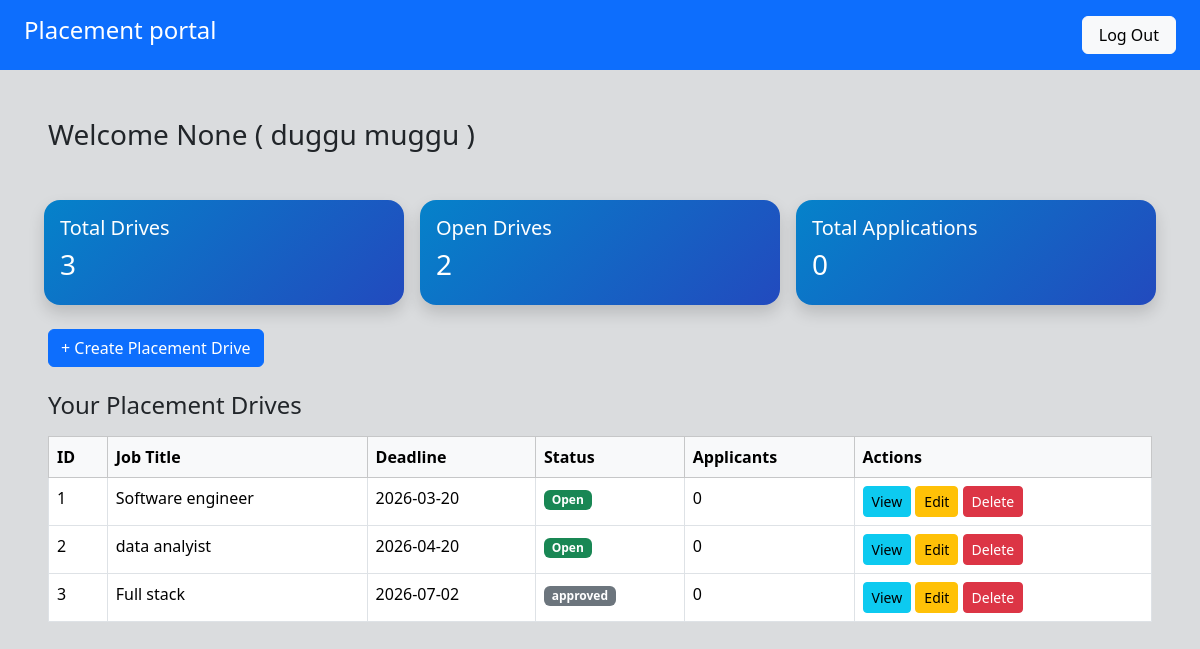
The page /company/dashboard (signed in) on the database as committed earlier.
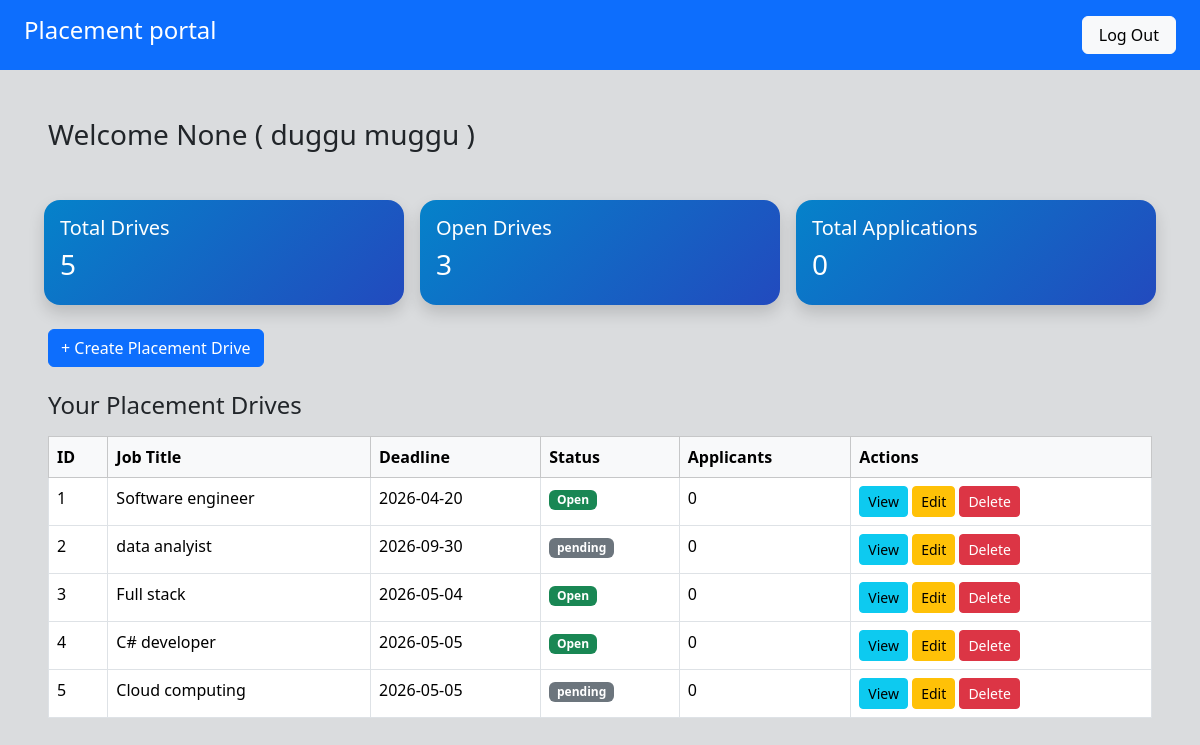
The same page on the database as committed later.
### app/models.py (models this page shows, shortened)
class Company(db.Model):
     __tablename__ = "companies"
     id = db.Column(db.Integer, primary_key=True)
     user_id = db.Column(db.Integer, db.ForeignKey("users.id"), nullable=False)
     company_name = db.Column(db.String(150), nullable=False)
     hr_name = db.Column(db.String(100))
     website = db.Column(db.String(150))
     approval_status = db.Column(db.String(20), default="pending")
     is_blacklisted = db.Column(db.Boolean, default=False)
     user = db.relationship("User", backref=db.backref("company", uselist=False),uselist=False)

class PlacementDrive(db.Model):
     __tablename__ = "placement_drives"
     id = db.Column(db.Integer, primary_key=True)
     company_id = db.Column(db.Integer, db.ForeignKey("companies.id"), nullable=False)
     job_title = db.Column(db.String(150), nullable=False )
     description = db.Column(db.Text)
     eligibility= db.Column(db.String(200))
     deadline = db.Column(db.Date)
     status = db.Column(db.String(20) , default = 'pending')
     created_at  = db.Column(db.DateTime, default=datetime.utcnow)
     company= db.relationship('Company', backref='drives')

### app/company/routes.py (the view)
@company.route('/company/dashboard')
@login_required
def c_company():
    if current_user.role != "company":
        return "Unauthorized", 403
    if not current_user.company:
        return "Company profile not found", 404
    comp = current_user.company
    drives = comp.drives
    total_drives = len(drives)
    open_drives = len([d for d in drives if d.status == 'open'])
    total_applications = sum(len(d.applications) for d in drives)
    return render_template(
        'company/c_dashboard.html',
        comp=comp,
        drives=drives,
        total_drives=total_drives,
        open_drives=open_drives,
        total_applications=total_applications
    )

### app/__init__.py (called while the page is built)
@login_manager.user_loader
def load_user(user_id):
    from app.models import User
    return User.query.get(int(user_id))

### app/templates/company/c_dashboard.html
{% extends 'base.html' %}
{% block content %}
<div class="p-5 bg-secondary bg-opacity-25 vh-100">
          {% if comp %}
               <h3 class="fs-3">Welcome {{comp.hr_name}} ( {{ comp.company_name }} )  </h3>
          {% else %}
               <h3>No Company Found</h3>
          {% endif %}
          <div class="row mt-4">
          <div class="col g-3 pt-2">
               <div class="card text-white shadow rounded-4 border-0 card-body" style="background: linear-gradient(135deg,#0582ca,#224abe);" >
                    <h5>Total Drives</h5>
                    <h3>{{ total_drives }}</h3>
               </div>
          </div>
          <div class="col g-3 pt-2">
               <div class="card text-white shadow rounded-4 border-0 card-body" style="background: linear-gradient(135deg,#0582ca,#224abe);">
                    <h5>Open Drives</h5>
                    <h3>{{ open_drives }}</h3>
               </div>
          </div>
          <div class="col g-3 pt-2">
               <div class="card text-white shadow rounded-4 border-0 card-body" style="background: linear-gradient(135deg,#0582ca,#224abe);" >
                    <h5>Total Applications</h5>
                    <h3>{{ total_applications }}</h3>
               </div>
          </div>
          </div>
          {% include 'company/create_drive.html'   %}
          {% include 'company/drive_table.html'   %}
</div>
{% endblock %}

### app/templates/base.html (shortened to what this page needs)
<!DOCTYPE html>
<html>
<head>
    <link rel="stylesheet" href="{{ url_for('static', filename='style.css') }}">
<link href="https://cdn.jsdelivr.net/npm/bootstrap@5.3.2/dist/css/bootstrap.min.css" rel="stylesheet">
</head>
<body>
    {% include 'components/navbar.html'  %}
    {% block content %}{% endblock %}
</body>
</html>

### app/templates/components/navbar.html
{% block navbar %}
<nav class="bg-primary py-3 px-4 d-flex justify-content-between">
     <h2 class="fs-4 text-white">Placement portal</h2>
     {% if current_user.is_authenticated %}
          <a href="{{ url_for('auth.logout') }}" class="btn btn-light px-3" >Log Out</a>
     {% else %}
     <div>
          <a href="{{ url_for('auth.login') }}" class="btn btn-light px-3">Login</a>
          <a href="{{ url_for('auth.register_student') }}" class="btn btn-secondary px-3">Register</a>
     </div>
     {% endif %}
</nav>
{% endblock %}

### app/templates/company/create_drive.html
<div class="mt-4">
    {% if comp.approval_status == "approved" %}
        <a class="btn btn-primary" href="{{ url_for('company.create_drive') }}" >
            + Create Placement Drive
        </a>
    {% else %}
        <div class="alert alert-warning">
            Your account is not approved yet. You cannot create drives.
        </div>
    {% endif %}
</div>

### app/templates/company/drive_table.html
     <div class="mt-4">
     <h4>Your Placement Drives</h4>
    {% if drives %}
        <table class="table table-bordered table-hover mt-3">
            <thead class="table-light">
                <tr>
                    <th>ID</th>
                    <th>Job Title</th>
                    <th>Deadline</th>
                    <th>Status</th>
                    <th>Applicants</th>
                    <th>Actions</th>
                </tr>
            </thead>
            <tbody>
                {% for drive in drives %}
                <tr>
                    <td>{{ drive.id }}</td>
                    <td>{{ drive.job_title }}</td>
                    <td>{{ drive.deadline }}</td>
                    <td>
                        {% if drive.status == "open" %}
                            <span class="badge bg-success">Open</span>
                        {% elif drive.status == "closed" %}
                            <span class="badge bg-danger">Closed</span>
                        {% else %}
                            <span class="badge bg-secondary">{{ drive.status }}</span>
                        {% endif %}
                    </td>
                    <td>{{ drive.applications|length }}</td>
                    <td>
                        <a href="/company/view-applications/{{ drive.id }}"
                           class="btn btn-info btn-sm">View</a>
                        <a href="/company/edit-drive/{{ drive.id }}"
                           class="btn btn-warning btn-sm">Edit</a>
                        <form action="/company/delete-drive/{{ drive.id }}"  method="POST" style="display:inline;">
                            <button type="submit" class="btn btn-danger btn-sm" onclick="return confirm('Are you sure?')">
                                Delete
                            </button>
                        </form>
                    </td>
                </tr>
                {% endfor %}
            </tbody>
        </table>
    {% else %}
        <p class="text-muted mt-3">No placement drives created yet.</p>
    {% endif %}
</div>

Rows that differ between the two databases and show on the page:
changed PlacementDrive "Software engineer": deadline "2026-03-20" → "2026-04-20"
changed PlacementDrive "data analyist": deadline "2026-04-20" → "2026-09-30"; status (not shown) → "pending"; no longer shows "Open"
changed PlacementDrive "Full stack": deadline "2026-07-02" → "2026-05-04"; status "approved" → (not shown); now shows "Open"
added PlacementDrive: id "4", job_title "C# developer", deadline "2026-05-05", status "Open", applications|length "0"
added PlacementDrive: id "5", job_title "Cloud computing", deadline "2026-05-05", status "pending", applications|length "0"
Other text that changed with them:
{{ total_drives }}: "3" → "5"
{{ open_drives }}: "2" → "3"
